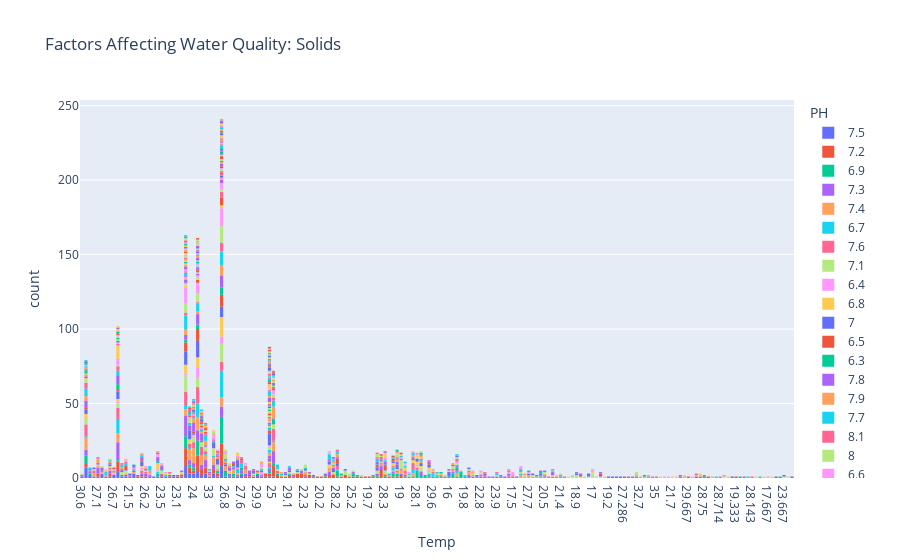

The notebook cell this image was saved under:
### Markdown cell above
let’s explore all the columns one by one. Let’s start by looking at the Temp column:

### Code cell
figure = px.histogram(data, x = "Temp", 
                      color = "PH", 
                      title= "Factors Affecting Water Quality: Solids")
figure.show()
